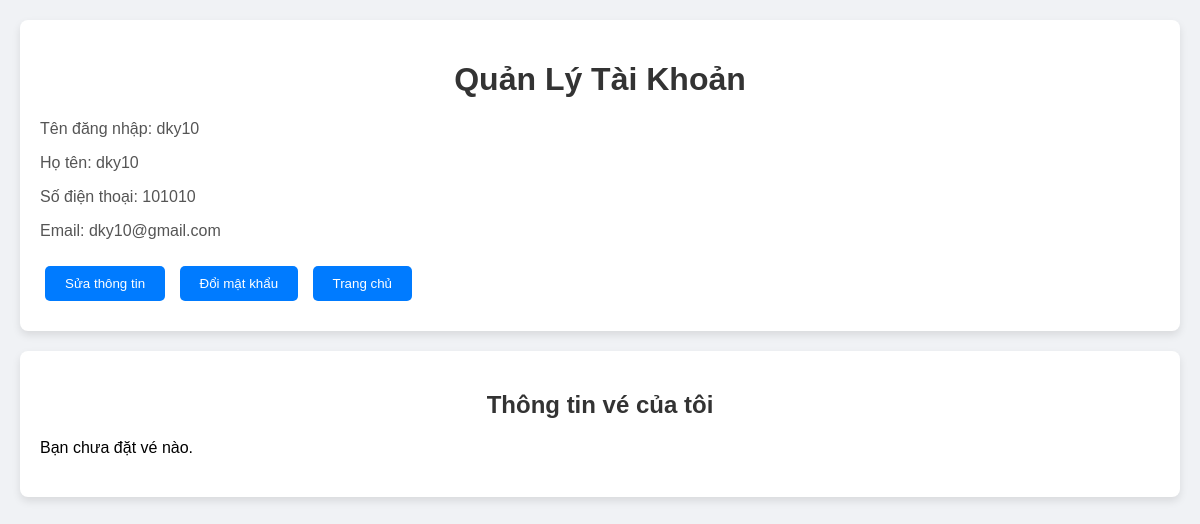
Page /account.php (signed in) on the committed database.
### tables this page shows
CREATE TABLE `nguoidung` (
  `NguoiDungID` int(11) NOT NULL AUTO_INCREMENT,
  `TenDangNhap` varchar(50) DEFAULT NULL,
  `MatKhau` varchar(50) DEFAULT NULL,
  `Email` varchar(100) DEFAULT NULL,
  `QuyenHanID` int(11) DEFAULT NULL,
  PRIMARY KEY (`NguoiDungID`),
  KEY `QuyenHanID` (`QuyenHanID`),
  CONSTRAINT `nguoidung_ibfk_1` FOREIGN KEY (`QuyenHanID`) REFERENCES `quyenhan` (`QuyenHanID`)
);

CREATE TABLE `khachhang` (
  `KhachHangID` int(11) NOT NULL AUTO_INCREMENT,
  `MaKhachHang` varchar(20) NOT NULL,
  `HoTen` varchar(100) DEFAULT NULL,
  `SoDienThoai` varchar(20) DEFAULT NULL,
  `Email` varchar(255) DEFAULT NULL,
  `GhiChu` varchar(255) DEFAULT NULL,
  `NguoiDungID` int(11) DEFAULT NULL,
  PRIMARY KEY (`KhachHangID`),
  KEY `NguoiDungID` (`NguoiDungID`)
);

### account.php (the view, shortened to what this page needs)
<?php
require 'config.php';
$userid = $_SESSION['userid'];
$sql = "SELECT NguoiDung.TenDangNhap, NguoiDung.Email AS NguoiDungEmail, KhachHang.HoTen, KhachHang.SoDienThoai, KhachHang.Email AS KhachHangEmail
        FROM nguoidung NguoiDung
        LEFT JOIN khachhang KhachHang ON NguoiDung.NguoiDungID = KhachHang.NguoiDungID
        WHERE NguoiDung.NguoiDungID = ?";
$stmt = $conn->prepare($sql);
$stmt->bind_param('i', $userid);
$stmt->execute();
$result = $stmt->get_result();
$user = $result->fetch_assoc();
?>
<!DOCTYPE html>
<html lang="vi">
<head>
    <link rel="stylesheet" href="css/styles.css">
</head>
<body>
    <div class="form-container">
        <h1>Quản Lý Tài Khoản</h1>
        <p>Tên đăng nhập: <?= $user['TenDangNhap'] ?></p>
        <p>Họ tên: <?= $user['HoTen'] ? $user['HoTen'] : '' ?></p>
        <p>Số điện thoại: <?= $user['SoDienThoai'] ? $user['SoDienThoai'] : '' ?></p>
        <p>Email: <?= $user['NguoiDungEmail'] ? $user['NguoiDungEmail'] : ($user['KhachHangEmail'] ? $user['KhachHangEmail'] : '') ?></p>
        <button id="editInfoBtn">Sửa thông tin</button>
        <button id="changePasswordBtn">Đổi mật khẩu</button>
        <button onclick="window.location.href='index.php'">Trang chủ</button>
    </div>
    <div class="form-container">
        <h2>Thông tin vé của tôi</h2>
    </div>
</body>
</html>

### css/styles.css (style rules this page uses)
body { font-family: Arial, sans-serif; }
button { margin-top: 10px; }

### account.php (style rules this page uses)
body { font-family: 'Arial', sans-serif; background-color: #f0f2f5; margin: 0; padding: 20px; }
h1, h2 { text-align: center; color: #333; }
p { font-size: 16px; color: #555; }
button { background-color: #007bff; color: #fff; border: none; padding: 10px 20px; cursor: pointer; border-radius: 5px; margin: 10px 5px; transition: background-color 0.3s, transform 0.3s; }
.form-container { background-color: #fff; padding: 20px; border-radius: 8px; box-shadow: 0 4px 8px rgba(0, 0, 0, 0.1); margin-bottom: 20px; }

### rows in the picture
nguoidung: TenDangNhap "dky10", Email "dky10@gmail.com"
khachhang: HoTen "dky10", SoDienThoai "101010"
